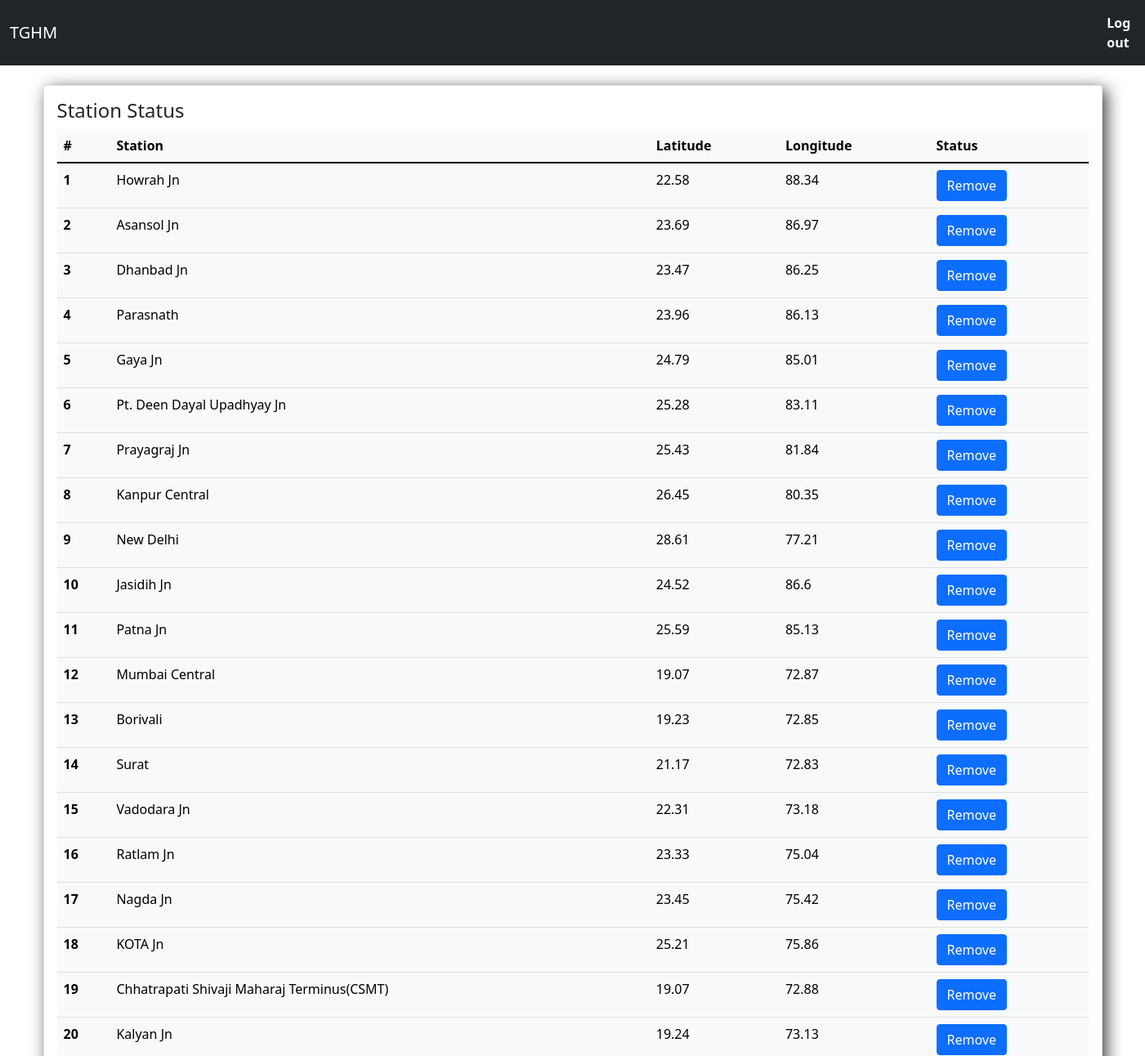
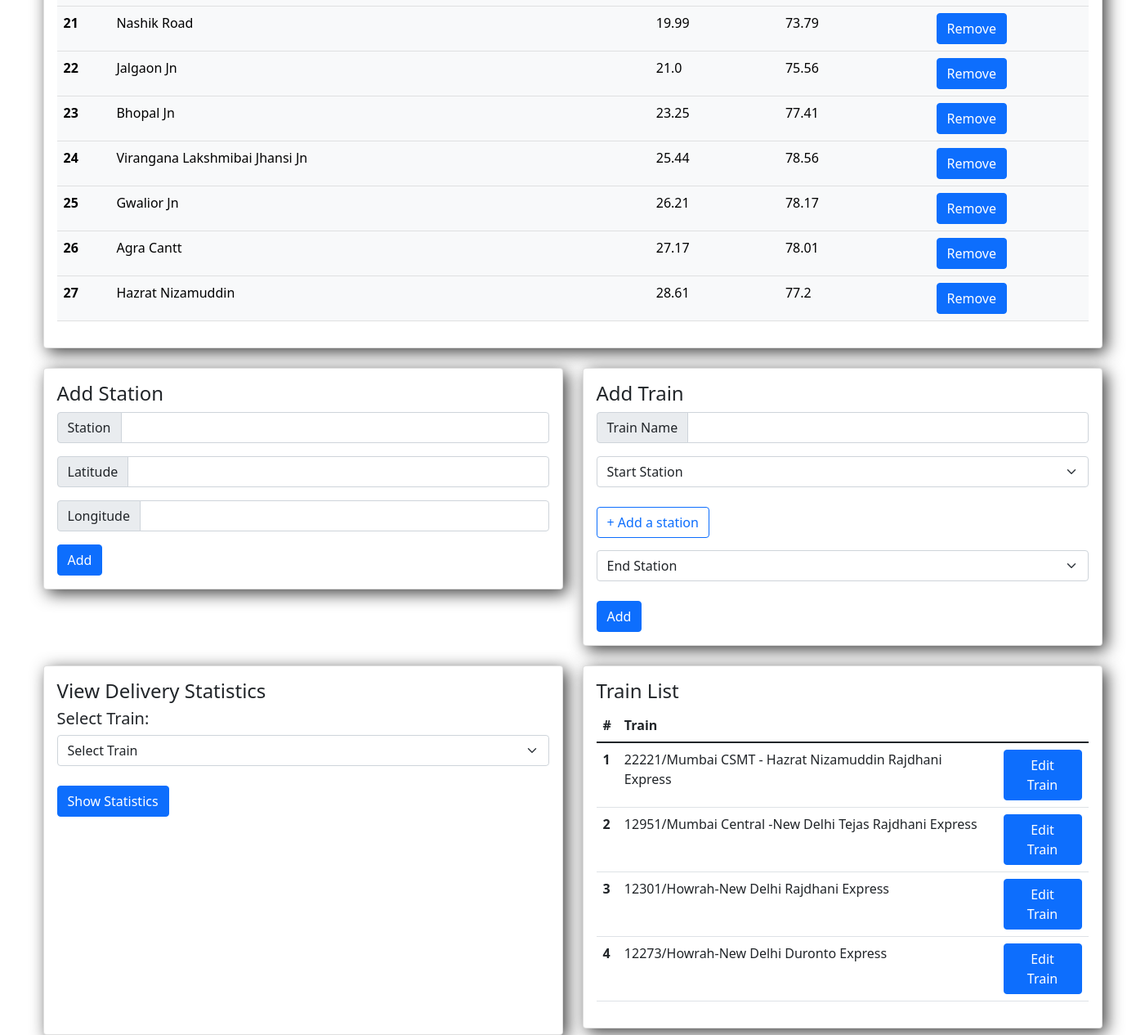
/manager/dashboard/, run on the app's committed database (2 pictures, top to bottom).
### manager/models.py (models this page shows, shortened)
class Station(models.Model):
    name = models.CharField(max_length=50)
    lat = models.FloatField()
    lng = models.FloatField()
    visible = models.BooleanField(default=True)

class Train(models.Model):
    name = models.CharField(max_length=50)
    stations = models.CharField(max_length=200, default='')

### manager/views.py (the view)
# urls.py: path('dashboard/', views.dashboard, name='dashboard'),
def dashboard(request):
    context = {'station_list': Station.objects.all(), 'train_list': Train.objects.all()}
    return render(request, 'manager/dashboard.html',context)

### manager/templates/manager/dashboard.html (shortened to what this page needs)
<!DOCTYPE html>
<html lang="en">
<head>
    <link href="https://cdn.jsdelivr.net/npm/bootstrap@5.1.3/dist/css/bootstrap.min.css" rel="stylesheet"
>
</head>
<body>
    <nav class="navbar navbar-expand-lg navbar-dark bg-dark">
        <div class="container-fluid">
            <a class="navbar-brand" href="#">TGHM</a>
            <div class="collapse navbar-collapse" id="navbarNav">
                <ul class="navbar-nav">
                    <li class="nav-item">
                        <a class="nav-link active" aria-current="page" href="/" style="margin-left: 1260px;"><b>Log out</b></a>
                    </li>
                </ul>
            </div>
        </div>
    </nav>
    <div class="container">
        <br>
        <div class="card">
            <div class="card-body">
                <h4 class="card-title">Station Status</h4>
                <div class="card-text">
                    <table class="table table-light">
                        <thead>
                            <tr>
                                <th scope="col">#</th>
                                <th scope="col">Station</th>
                                <th scope="col">Latitude</th>
                                <th scope="col">Longitude</th>
                                <th scope="col">Status</th>
                            </tr>
                        </thead>
                        <tbody>
                            {% for station in station_list %}
                            <tr>
                                <th scope="row">{{ station.id }}</th>
                                <td>{{ station.name }}</td>
                                <td>{{ station.lat }}</td>
                                <td>{{ station.lng }}</td>
                                <td>
                                    {% if station.visible == True %}
                                    <button onclick="changestatus(this)" type="button"
                                        class="btn btn-primary">Remove</button>
                                    {% else %}
                                    <button onclick="changestatus(this)" type="button"
                                        class="btn btn-primary">Add</button>
                                    {% endif %}
                                </td>
                            </tr>
                            {% endfor %}
                        </tbody>
                    </table>
                </div>
            </div>
        </div>
        <br>
        <div class="row">
            <div class="col">
                <div class="card">
                    <div class="card-body">
                        <h4 class="card-title">Add Station</h4>
                        <div class="card-text">
                            <form action="{% url 'manager:add_station' %}" method="post">
                                <div class="input-group mb-3">
                                    <span class="input-group-text" id="basic-addon1">Station</span>
                                    <input type="text" class="form-control" id="station" name="station"
                                        aria-label="Username" aria-describedby="basic-addon1">
                                </div>
                                <div class="input-group mb-3">
                                    <span class="input-group-text" id="basic-addon1">Latitude</span>
                                    <input type="text" class="form-control" id="lat" name="lat" aria-label="Username"
                                        aria-describedby="basic-addon1">
                                </div>
                                <div class="input-group mb-3">
                                    <span class="input-group-text" id="basic-addon1">Longitude</span>
                                    <input type="text" class="form-control" id="log" name="lon" aria-label="Username"
                                        aria-describedby="basic-addon1">
                                </div>
                                <button type="submit" class="btn btn-primary">Add</button>
                            </form>
                        </div>
                    </div>
                </div>
            </div>
            <div class="col">
                <div class="card">
                    <div class="card-body">
                        <h4 class="card-title">Add Train</h4>
                        <div class="card-text">
                            <form action="{% url 'manager:add_train' %}" method="post">
                                <div class="input-group mb-3">
                                    <span class="input-group-text" id="basic-addon1">Train Name</span>
                                    <input type="text" class="form-control" id="train" name="train"
                                        aria-label="Username" aria-describedby="basic-addon1">
                                </div>
                                <select class="form-select" name="start" id="start" aria-label="Default select example">
                                    <option selected>Start Station</option>
                                </select>
                                <br>
                                <a class="btn btn-outline-primary" onclick="add_station()">+ Add a station</a>
                                <select class="form-select" name="end" id="end" aria-label="Default select example" style="margin-top:15px;">
                                    <option selected>End Station</option>
                                </select>
                                <br>
                                <button type="submit" class="btn btn-primary">Add</button>
                            </form>
                        </div>
                    </div>
                </div>
            </div>
        </div>
        <br>
        <div class="row">
            <div class="col">
                <div class="card">
                    <div class="card-body">
                        <h4 class="card-title">View Delivery Statistics</h4>
                        <div class="card-text">
                            <h5>Select Train: </h5>
                            <table>
                                <select class="form-select" name="t_train" id="t_train"
                                    aria-label="Default select example">
                                    <option selected>Select Train</option>
                                </select>
                                <br>
                            </table>
                            <button type="button" class="btn btn-primary" data-toggle="modal"
                                data-target="#exampleModal" onclick="t_statistics(this)">
                                Show Statistics
                            </button>
                            <div id="train_stat" style="width:600px;height:250px;"></div>
                        </div>
                    </div>
                </div>
            </div>
            <div class="col">
                <div class="card">
                    <div class="card-body">
                        <h4 class="card-title">Train List</h4>
                        <div class="card-text">
                            <div>
                                {% if train_list %}
                                <table class="table">
                                    <thead>
                                        <tr>
                                            <th scope="col">#</th>
                                            <th scope="col">Train</th>
                                            <th></th>
                                        </tr>
                                    </thead>
                                    <tbody>
                                        {% for train in train_list %}
                                        <tr>
                                            <th scope="row">{{ train.id }}</th>
                                            <td>{{ train.name }}</td>
                                            <td><a class="btn btn-primary" href="../edit_train/{{train.id}}">Edit
                                                    Train</a></td>
                                        </tr>
                                        {% endfor %}
                                    </tbody>
                                    {% endif %}
                                </table>
                            </div>
                        </div>
                    </div>
                </div>
            </div>
        </div>
    </div>
    <link href="https://cdn.jsdelivr.net/npm/bootstrap@5.1.3/dist/css/bootstrap.min.css" rel="stylesheet"
>
</body>
</html>

### manager/templates/manager/dashboard.html (style rules this page uses)
.card { box-shadow: 5px 5px 20px rgb(63, 63, 63); overflow:scroll; }
body { background-image: url('https://images.pexels.com/photos/531880/pexels-photo-531880.jpeg?auto=compress&cs=tinysrgb&w=1260&h=750&dpr=2'); }

### data on the page
Station: id "1", name "Howrah Jn", lat "22.58", lng "88.34", visible "Remove"
Station: id "2", name "Asansol Jn", lat "23.69", lng "86.97", visible "Remove"
Station: id "3", name "Dhanbad Jn", lat "23.47", lng "86.25", visible "Remove"
Station: id "4", name "Parasnath", lat "23.96", lng "86.13", visible "Remove"
Station: id "5", name "Gaya Jn", lat "24.79", lng "85.01", visible "Remove"
Station: id "6", name "Pt. Deen Dayal Upadhyay Jn", lat "25.28", lng "83.11", visible "Remove"
Station: id "7", name "Prayagraj Jn", lat "25.43", lng "81.84", visible "Remove"
Station: id "8", name "Kanpur Central", lat "26.45", lng "80.35", visible "Remove"
Station: id "9", name "New Delhi", lat "28.61", lng "77.21", visible "Remove"
Station: id "10", name "Jasidih Jn", lat "24.52", lng "86.6", visible "Remove"
Station: id "11", name "Patna Jn", lat "25.59", lng "85.13", visible "Remove"
Station: id "12", name "Mumbai Central", lat "19.07", lng "72.87", visible "Remove"
Station: id "13", name "Borivali", lat "19.23", lng "72.85", visible "Remove"
Station: id "14", name "Surat", lat "21.17", lng "72.83", visible "Remove"
Station: id "15", name "Vadodara Jn", lat "22.31", lng "73.18", visible "Remove"
Station: id "16", name "Ratlam Jn", lat "23.33", lng "75.04", visible "Remove"
Station: id "17", name "Nagda Jn", lat "23.45", lng "75.42", visible "Remove"
Station: id "18", name "KOTA Jn", lat "25.21", lng "75.86", visible "Remove"
Station: id "19", name "Chhatrapati Shivaji Maharaj Terminus(CSMT)", lat "19.07", lng "72.88", visible "Remove"
Station: id "20", name "Kalyan Jn", lat "19.24", lng "73.13", visible "Remove"
Station: id "21", name "Nashik Road", lat "19.99", lng "73.79", visible "Remove"
Station: id "22", name "Jalgaon Jn", lat "21.0", lng "75.56", visible "Remove"
Station: id "23", name "Bhopal Jn", lat "23.25", lng "77.41", visible "Remove"
Station: id "24", name "Virangana Lakshmibai Jhansi Jn", lat "25.44", lng "78.56", visible "Remove"
Station: id "25", name "Gwalior Jn", lat "26.21", lng "78.17", visible "Remove"
Station: id "26", name "Agra Cantt", lat "27.17", lng "78.01", visible "Remove"
Station: id "27", name "Hazrat Nizamuddin", lat "28.61", lng "77.2", visible "Remove"
Train: id "1", name "22221/Mumbai CSMT - Hazrat Nizamuddin Rajdhani Express"
Train: id "2", name "12951/Mumbai Central -New Delhi Tejas Rajdhani Express"
Train: id "3", name "12301/Howrah-New Delhi Rajdhani Express"
Train: id "4", name "12273/Howrah-New Delhi Duronto Express"
